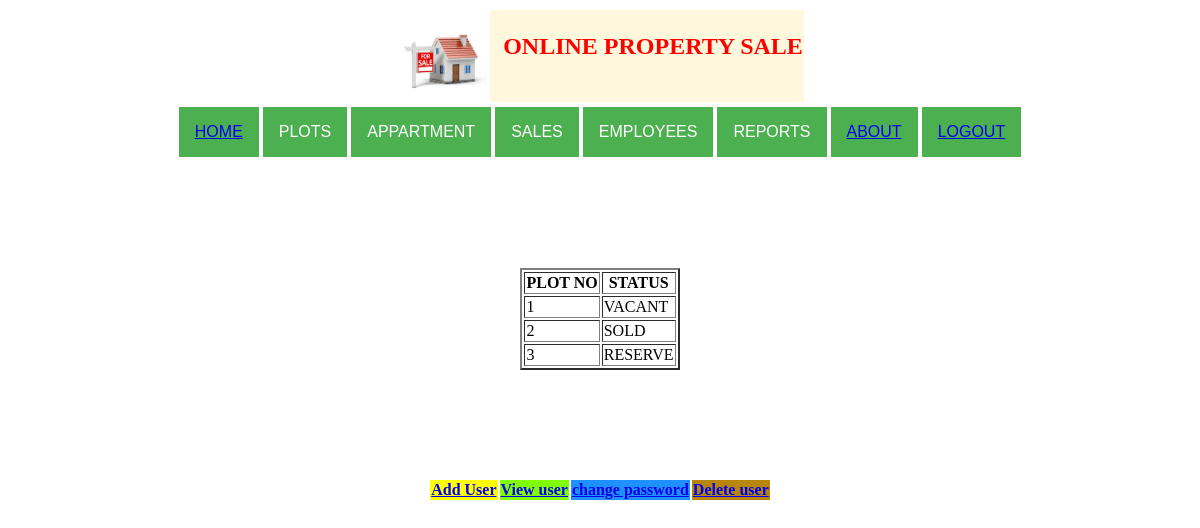
Screenshot of /reservedplots/ with the database file from the repository.
### app1/models.py (models this page shows)
class NewPlotReg(models.Model):
    plot_no = models.IntegerField(primary_key=True)
    road_no = models.IntegerField()
    plot_area_in_sq_yard = models.CharField(max_length=30)
    surveyno = models.IntegerField()
    cost_per_sq_yard = models.DecimalField(max_digits=10,decimal_places=2)
    other_expences = models.DecimalField(max_digits=10,decimal_places=2)
    boundaries = models.CharField(max_length=30)
    facing = models.CharField(max_length=30)
    status = models.CharField(max_length=30)
    total_cost = models.DecimalField(max_digits=10,decimal_places=2)

### app1/views.py (the view)
# urls.py: path('reservedplots/',views.ReservedPlot.as_view()),
class ReservedPlot(ListView):
    model = NewPlotReg
    template_name = "reservedplot.html"

### templates/reservedplot.html (shortened to what this page needs)
{% load staticfiles %}
<html>
<head>
</head>
<body>
<table align="center" border="0">
    <tr><th><img src="{% static 'images/house.jpg' %}" width="90" height="90">  </th>
    <th bgcolor="#fff8dc" style="color: red"><h2>&nbsp; ONLINE PROPERTY SALE </h2></th></tr>
</table>
<table align="center" border="0">
    <tr><th>   <div class="dropdown">
  <button class="dropbtn">
      <a href="/welcomepage/">HOME</a> </button>
</div></th>
        <th>
        <div class="dropdown">
  <button class="dropbtn">PLOTS</button>
</div>
        </th>
        <th>   <div class="dropdown">
  <button class="dropbtn">APPARTMENT</button>
</div></th>
        <th>   <div class="dropdown">
  <button class="dropbtn">SALES</button>
</div></th>
        <th>   <div class="dropdown">
  <button class="dropbtn">EMPLOYEES</button>
</div></th>
        <th>   <div class="dropdown">
  <button class="dropbtn">REPORTS</button>
</div></th>
        <th><div class="dropdown">
  <button class="dropbtn"><a href="/about/"> ABOUT</a></button>
</div></th>
        <th><div class="dropdown">
  <button class="dropbtn"><a href="/logout/">LOGOUT</a> </button>
</div></th>
    </tr>
</table>
<br/><br/><br/><BR/>
<br/><BR/>
<table align="center" border="2">
    <tr><th>PLOT NO</th>
    <th>STATUS</th></tr>
    {% for newplotreg in newplotreg_list %}
<tr><td>{{ newplotreg.plot_no }}</td><td>{{ newplotreg.status }}</td></tr>
    {% endfor %}
</table>
<br/><br/><br/><br/><br/>
<table align="center" border="0">
    <tr >&nbsp;
    <td bgcolor="yellow"><b><a href="/adduser/"> Add User</a></b></td>
        <td bgcolor="#7fff00"><b><a href="/viewuser/">View user</a></b></td><td bgcolor="#1e90ff"><b><a href="/viewuser/">change password</a></b></td><td bgcolor="#b8860b"><b><a href="/deleteuser/">Delete user</a></b></td></tr>
    </table>

### templates/reservedplot.html (style rules this page uses)
.dropbtn { background-color: #4CAF50; color: white; padding: 16px; font-size: 16px; border: none; }
.dropdown { position: relative; display: inline-block; }

### rows the page displays
NewPlotReg: plot_no "1", status "VACANT"
NewPlotReg: plot_no "2", status "SOLD"
NewPlotReg: plot_no "3", status "RESERVE"
